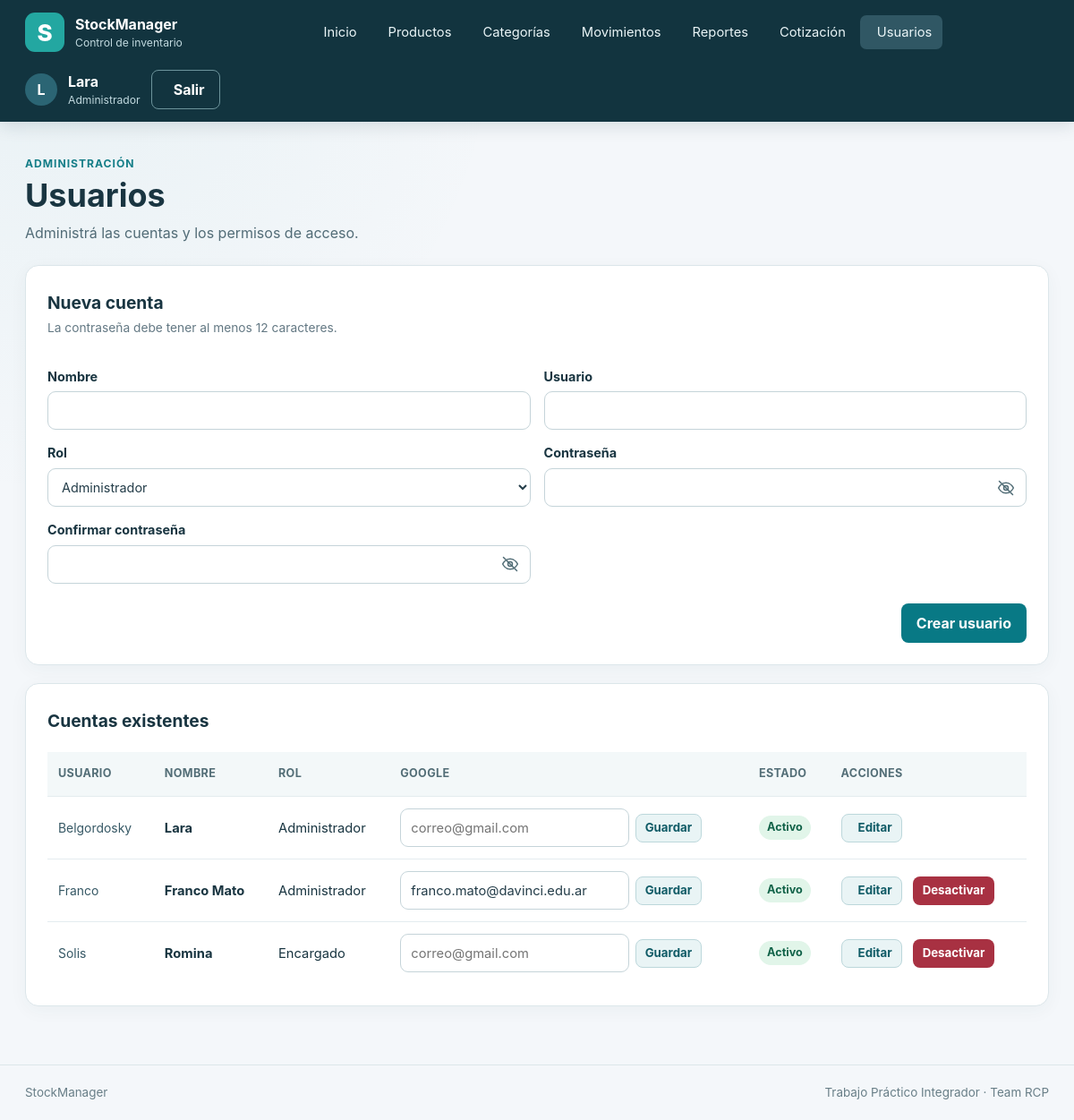
Before: /usuarios/ (signed in) with the older database file.
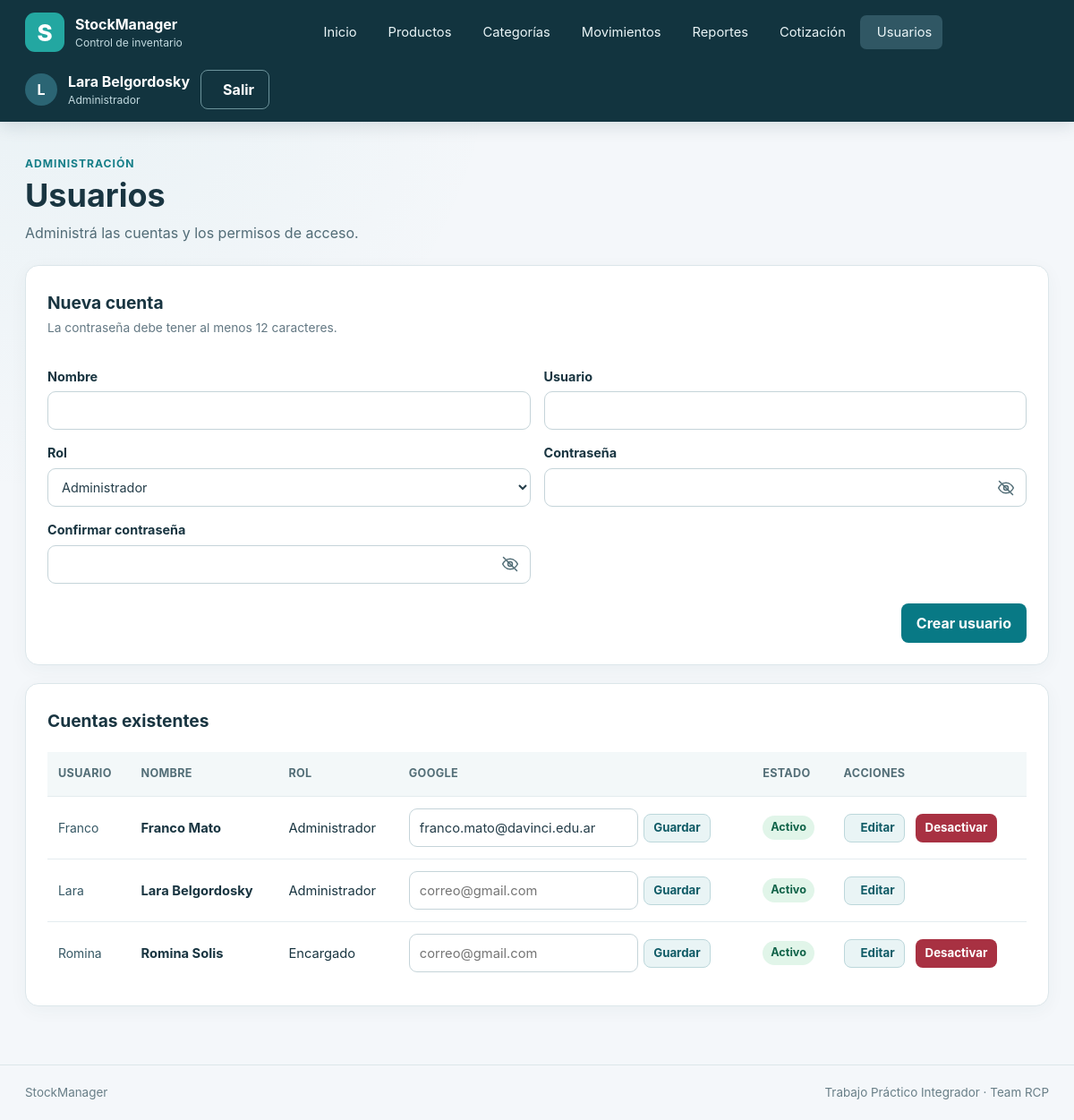
After: the same page with the newer database file.
### app/models.py (models this page shows)
class Usuario(db.Model):
    __tablename__ = "usuarios"
    __table_args__ = (
        db.Index(
            "idx_usuarios_correo_google",
            "correo_google",
            unique=True,
            sqlite_where=db.text("correo_google IS NOT NULL"),
        ),
        db.Index(
            "idx_usuarios_google_sub",
            "google_sub",
            unique=True,
            sqlite_where=db.text("google_sub IS NOT NULL"),
        ),
    )
    id = db.Column(db.Integer, primary_key=True)
    nombre = db.Column(db.Text, nullable=False)
    usuario = db.Column(db.Text, nullable=False, unique=True)
    password_hash = db.Column(db.Text, nullable=False)
    correo_google = db.Column(db.Text(collation="NOCASE"))
    google_sub = db.Column(db.Text)
    rol_id = db.Column(db.Integer, db.ForeignKey("roles.id", ondelete="RESTRICT"), nullable=False)
    activo = db.Column(db.Integer, nullable=False, default=1)
    creado_en = db.Column(db.Text, nullable=False, server_default=db.text("(strftime('%Y-%m-%dT%H:%M:%fZ', 'now'))"))
    rol = db.relationship("Rol")

class Rol(db.Model):
    __tablename__ = "roles"
    id = db.Column(db.Integer, primary_key=True)
    nombre = db.Column(db.Text, nullable=False, unique=True)
    descripcion = db.Column(db.Text, nullable=False)

### app/usuarios/routes.py (the view)
@bp.get("/")
@administrador_requerido
def listar():
    usuarios = db.session.scalars(select(Usuario).order_by(Usuario.usuario)).all()
    roles = db.session.scalars(select(Rol).order_by(Rol.nombre)).all()
    return render_template("usuarios/lista.html", usuarios=usuarios, roles=roles)

### app/security.py (called while the page is built)
def csrf_token() -> str:
    if "csrf_token" not in session:
        session["csrf_token"] = secrets.token_urlsafe(32)
    return session["csrf_token"]

def validar_csrf() -> None:
    if request.method in {"POST", "PUT", "PATCH", "DELETE"}:
        actual = session.get("csrf_token", "")
        recibido = request.form.get("csrf_token", "")
        if not actual or not recibido or not hmac.compare_digest(actual, recibido):
            abort(400, description="Token CSRF inválido. Volvé a cargar el formulario.")

def login_requerido(func):
    @wraps(func)
    def wrapper(*args, **kwargs):
        if g.usuario is None:
            return redirect(url_for("auth.login"))
        return func(*args, **kwargs)
    return wrapper

def administrador_requerido(func):
    @wraps(func)
    @login_requerido
    def wrapper(*args, **kwargs):
        if g.usuario.rol.nombre != "administrador":
            abort(403)
        return func(*args, **kwargs)
    return wrapper

### app/templates/usuarios/lista.html (shortened to what this page needs)
{% extends 'base.html' %}
{% block contenido %}
<section class="page-heading">
  <div>
    <p class="eyebrow">Administración</p>
    <h1>Usuarios</h1>
    <p class="page-lead">Administrá las cuentas y los permisos de acceso.</p>
  </div>
</section>
<section class="panel">
  <div class="section-heading">
    <div>
      <h2>Nueva cuenta</h2>
      <p class="helper-text">La contraseña debe tener al menos 12 caracteres.</p>
    </div>
  </div>
  <form method="post" action="{{ url_for('usuarios.nuevo') }}" class="form-grid">
    <label>Nombre<input name="nombre" maxlength="120" required></label>
    <label>Usuario<input name="usuario" maxlength="32" required></label>
    <label>Rol
      <select name="rol_id">
        {% for r in roles %}<option value="{{ r.id }}">{{ r.nombre|capitalize }}</option>{% endfor %}
      </select>
    </label>
    <label for="usuario-password">Contraseña
      <span class="password-field">
        <input id="usuario-password" type="password" name="password" minlength="12" autocomplete="new-password" required>
        <button class="password-toggle" type="button" aria-label="Mostrar contraseña"
                aria-controls="usuario-password" aria-pressed="false">
          <svg viewBox="0 0 24 24" aria-hidden="true" focusable="false">
            <path d="M2 12s3.6-7 10-7 10 7 10 7-3.6 7-10 7S2 12 2 12Z"></path>
            <circle cx="12" cy="12" r="3"></circle>
            <path class="password-toggle-slash" d="M3 3l18 18"></path>
          </svg>
        </button>
      </span>
    </label>
    <label for="usuario-confirmacion">Confirmar contraseña
      <span class="password-field">
        <input id="usuario-confirmacion" type="password" name="confirmacion" minlength="12"
               autocomplete="new-password" required>
        <button class="password-toggle" type="button" aria-label="Mostrar contraseña"
                aria-controls="usuario-confirmacion" aria-pressed="false">
          <svg viewBox="0 0 24 24" aria-hidden="true" focusable="false">
            <path d="M2 12s3.6-7 10-7 10 7 10 7-3.6 7-10 7S2 12 2 12Z"></path>
            <circle cx="12" cy="12" r="3"></circle>
            <path class="password-toggle-slash" d="M3 3l18 18"></path>
          </svg>
        </button>
      </span>
    </label>
    <div class="form-actions field-span"><button class="button button--primary" type="submit">Crear usuario</button>
    </div>
  </form>
</section>
<section class="panel table-wrap">
  <div class="section-heading">
    <div>
      <h2>Cuentas existentes</h2>
    </div>
  </div>
  <table>
    <thead>
      <tr>
        <th>Usuario</th>
        <th>Nombre</th>
        <th>Rol</th>
        <th>Google</th>
        <th>Estado</th>
        <th>Acciones</th>
      </tr>
    </thead>
    <tbody>
      {% for u in usuarios %}
      <tr>
        <td class="cell-code">{{ u.usuario }}</td>
        <td class="cell-primary">{{ u.nombre }}</td>
        <td>{{ u.rol.nombre|capitalize }}</td>
        <td>
          <form method="post" action="{{ url_for('usuarios.vincular_google', usuario_id=u.id) }}" class="google-link-form">
            <input type="email" name="correo_google" value="{{ u.correo_google or '' }}"
                   placeholder="correo@gmail.com" maxlength="254" aria-label="Correo Google de {{ u.usuario }}">
            <button class="button button--secondary button--small" type="submit">Guardar</button>
          </form>
        </td>
        <td><span class="status-badge {{ 'status-badge--active' if u.activo else 'status-badge--inactive' }}">{{
            'Activo' if u.activo else 'Inactivo' }}</span></td>
        <td>
          <div class="row-actions">
            <a class="button button--secondary button--small" href="{{ url_for('usuarios.editar', usuario_id=u.id) }}">
               Editar
            </a>
            {% if u.activo and u.id != g.usuario.id %}
            <form method="post" action="{{ url_for('usuarios.desactivar', usuario_id=u.id) }}">
            <button class="button button--danger button--small" type="submit">Desactivar</button>
            </form>
            {% endif %}
          </div>
        </td>
      </tr>
      {% endfor %}
    </tbody>
  </table>
</section>
{% endblock %}

### app/templates/base.html (shortened to what this page needs)
<!doctype html>
<html lang="es-AR">
<head>
  <link rel="stylesheet" href="{{ url_for('static', filename='css/styles.css') }}">
  <link rel="stylesheet" href="{{ url_for('static', filename='vendor/fontawesome/css/solid.min.css') }}">
  <link rel="stylesheet" href="{{ url_for('static', filename='vendor/sweetalert2/sweetalert2.min.css') }}">
</head>
<body>
  <header class="site-header">
    <div class="header-inner">
      <a class="brand" href="{{ url_for('main.inicio') }}" aria-label="StockManager, ir al inicio">
        <span class="brand-mark" aria-hidden="true">S</span>
        <span class="brand-copy">
          <strong>StockManager</strong>
          <small>Control de inventario</small>
        </span>
      </a>
      {% if g.usuario %}
      <nav class="main-nav" aria-label="Menú principal">
        <a href="{{ url_for('main.inicio') }}" ><span>Inicio</span></a>
        <a href="{{ url_for('productos.listar') }}" ><span>Productos</span></a>
        <a href="{{ url_for('categorias.listar') }}" ><span>Categorías</span></a>
        <a href="{{ url_for('movimientos.listar') }}" ><span>Movimientos</span></a>
        <a href="{{ url_for('reportes.inicio') }}" ><span>Reportes</span></a>
        {% if g.usuario.rol.nombre == 'administrador' %}
        <a href="{{ url_for('cotizaciones.inicio') }}"><span>Cotización</span></a>
        <a href="{{ url_for('usuarios.listar') }}" {% if request.endpoint and request.endpoint.startswith('usuarios.')
          %}aria-current="page" {% endif %}><span>Usuarios</span></a>
        {% endif %}
      </nav>
      <div class="user-menu">
        <span class="user-avatar" aria-hidden="true">{{ g.usuario.nombre[:1]|upper }}</span>
        <span class="user-details">
          <strong>{{ g.usuario.nombre }}</strong>
          <small>{{ g.usuario.rol.nombre|capitalize }}</small>
        </span>
        <form method="post" action="{{ url_for('auth.logout') }}">
          <button class="button button--quiet" type="submit"><span>Salir</span></button>
        </form>
      </div>
      {% endif %}
    </div>
  </header>
  <main class="page-shell">
    {% block contenido %}{% endblock %}
  </main>
  <footer class="site-footer">
    <span>StockManager</span>
    <span>Trabajo Práctico Integrador · Team RCP</span>
  </footer>
</body>
</html>

Changed rows visible on the page:
changed Usuario "Lara": usuario.nombre "Lara" → "Lara Belgordosky"; usuario "Belgordosky" → "Lara"; nombre "Lara" → "Lara Belgordosky"
shown differently, row unchanged: Usuario "Franco Mato": moves up the list
changed Usuario "Romina": usuario "Solis" → "Romina"; nombre "Romina" → "Romina Solis"
